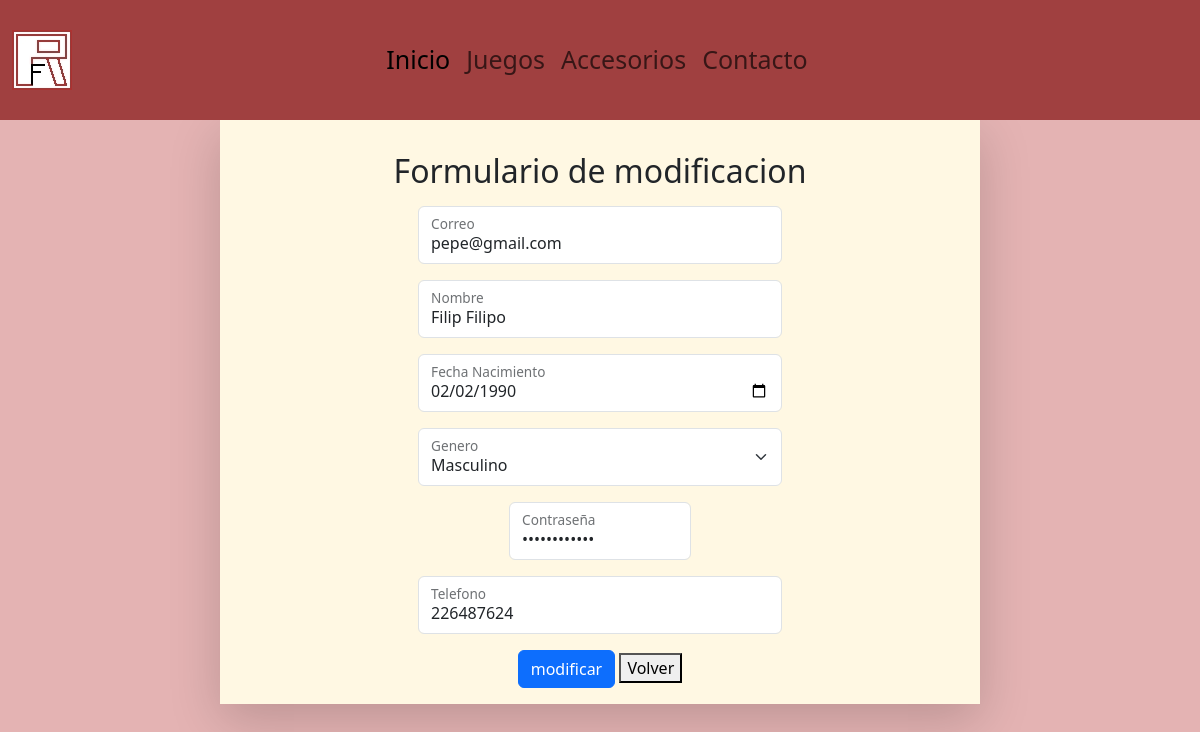
Page /core/user_findEdit/pepe@gmail.com on the earlier database version.
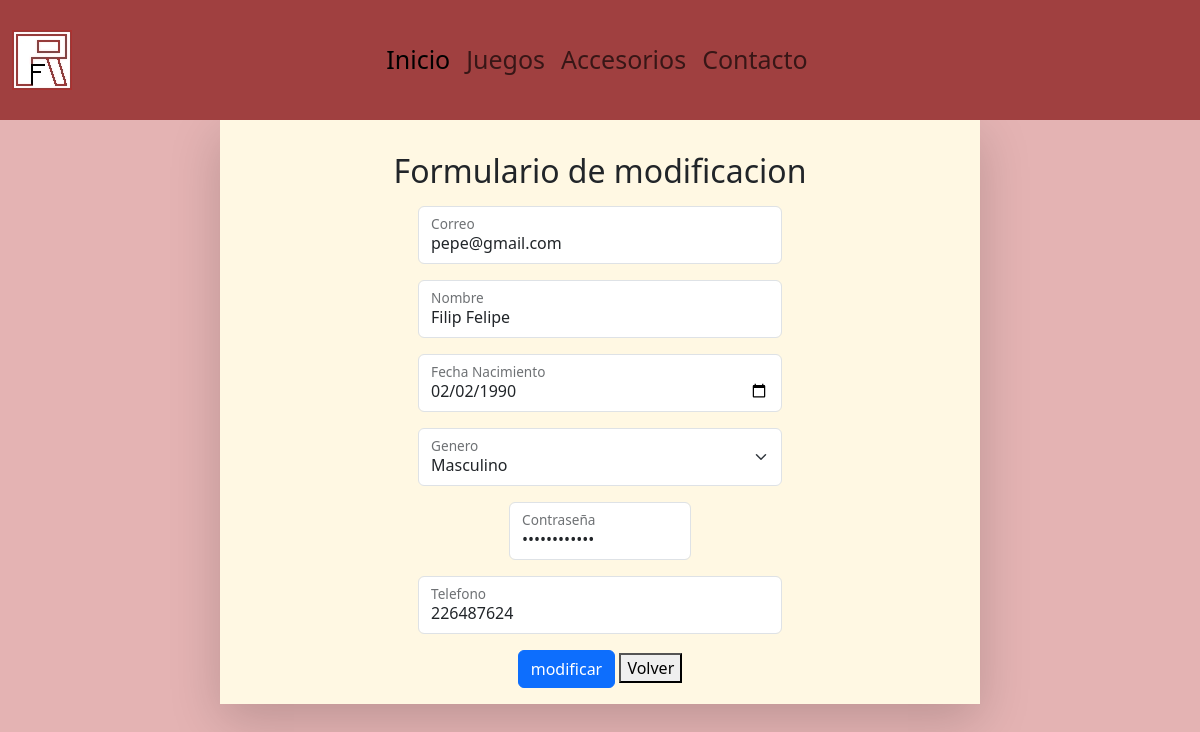
Same page on the later database version.
### core/models.py (models this page shows, shortened)
class Usuario(models.Model):
    email = models.EmailField(primary_key=True, unique=True, max_length=100, blank=True)
    nombre = models.CharField(max_length=80)
    fecha_nacimiento = models.DateField(blank=False,null=False)
    id_genero = models.ForeignKey('Genero',on_delete=models.CASCADE,db_column='idGenero')
    telefono = models.CharField(max_length=12)
    contraseña = models.CharField(max_length=15, null=False, blank=False,default='null')
    activo = models.BooleanField()

class Genero(models.Model):
    id_genero = models.AutoField(db_column='idGenero', primary_key=True)
    genero = models.CharField(max_length=20,blank=False,null=False)

### core/views.py (the view, shortened to what this page needs)
# urls.py: path("user_findEdit/<str:pk>", views.user_findEdit, name = "user_findEdit"),
def user_findEdit (request,pk):
    if pk != "":
        usuario = Usuario.objects.get(email=pk)
        generos = Genero.objects.all()
        context = {
            "generos":generos,
            "usuario":usuario,
        }
        return render(request, "pages/user_update.html", context)

### core/templates/pages/user_update.html (shortened to what this page needs)
<!DOCTYPE html>
<html lang="en">
<head>
    {% load static%}
    <link rel="stylesheet" href="{% static 'css/style.css'%}">
    <link href="https://cdn.jsdelivr.net/npm/bootstrap@5.3.3/dist/css/bootstrap.min.css" rel="stylesheet">
</head>
<body style="background-color: rgb(228, 179, 179);">
    {% include 'base/header.html'%}
    <main>
        <div class="container">
            <div class="row">
                <div class="col-md-8 shadow-lg mx-auto text-center p-3" style="background-color: rgb(255, 248, 227);">
                    <h2 class="my-3">Formulario de modificacion</h2>
                    <form action="{% url 'user_update' %}" method="POST" class="form-floating">
                        <div class="form-floating mb-3 w-50 mx-auto">
                            <input type="email" value="{{usuario.email}}" class="form-control" id="email" name="email" readonly>
                            <label for="email">Correo</label>
                        </div>
                        <div class="form-floating mb-3 w-50 mx-auto">
                            <input type="text" value="{{usuario.nombre}}" class="form-control" id="nombre" name="nombre">
                            <label for="nombre">Nombre</label>
                        </div>
                        <div class="form-floating mb-3 w-50 mx-auto">
                            <input type="Date" value="{{usuario.fecha_nacimiento|date:'Y-m-d'}}" class="form-control" id="fecha" name="fecha">
                            <label for="fecha">Fecha Nacimiento</label>
                        </div>
                        <div class="form-floating mb-3 w-50 mx-auto">
                            <select class="form-select" id="genero" name="genero">
                                {% for tmp in generos %}
                                    <option value="{{tmp.id_genero}}" {% if tmp.genero == usuario.id_genero.genero %}selected{% endif %}>
                                        {{tmp.genero}}
                                    </option>
                                {% endfor %}
                            </select>
                            <label for="genero">Genero</label>
                        </div>
                        <div class="form-floating mb-3 w-25 mx-auto">
                            <input type="password" value="{{usuario.contraseña}}"  class="form-control" id="password" name="password" placeholder>
                            <label for="password" class="form-label">Contraseña</label>
                        </div>
                        <div class="form-floating mb-3 w-50 mx-auto">
                            <input type="text" value="{{usuario.telefono}}" class="form-control" id="telefono" name="telefono">
                            <label for="telefono">Telefono</label>
                        </div>
                        <div>
                            <button type="submit" class="btn btn-primary">modificar</button>
                            <a href=""><button>Volver</button></a>
                        </div>
                    </form>
                </div>
            </div>
        </div>
    </main>
</body>
</html>

Differences in the rows shown:
changed Usuario "pepe@gmail.com": nombre "Filip Filipo" → "Filip Felipe"
